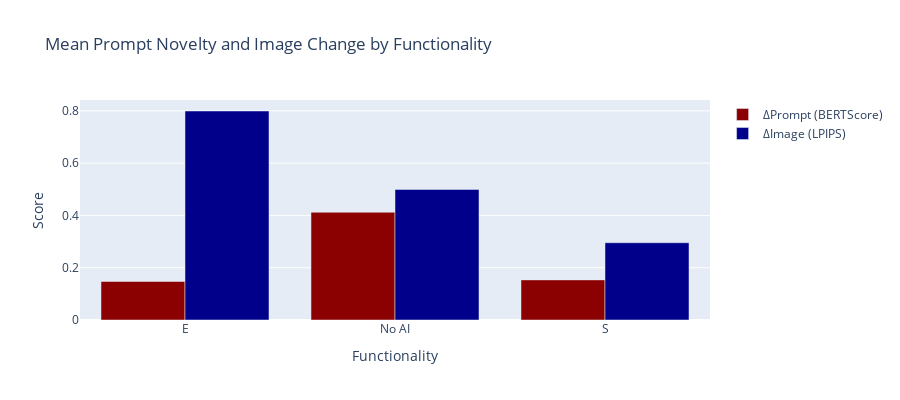

This figure's notebook cell:
### Code cell
plot_functionality_bar_jupyter(chat_id)

### Figure 1 — Plotly figure (JSON) as saved in the notebook; plotly's stock layout.template omitted (floating-point values rounded to 4 significant figures)
{"data": [{"marker": {"color": "darkred"}, "name": "ΔPrompt (BERTScore)", "type": "bar", "x": ["E", "No AI", "S"], "y": [0.1474, 0.412, 0.1534]}, {"marker": {"color": "darkblue"}, "name": "ΔImage (LPIPS)", "type": "bar", "x": ["E", "No AI", "S"], "y": [0.7994, 0.4992, 0.2956]}], "layout": {"barmode": "group", "height": 400, "title": {"text": "Mean Prompt Novelty and Image Change by Functionality"}, "xaxis": {"title": {"text": "Functionality"}}, "yaxis": {"title": {"text": "Score"}}}}
